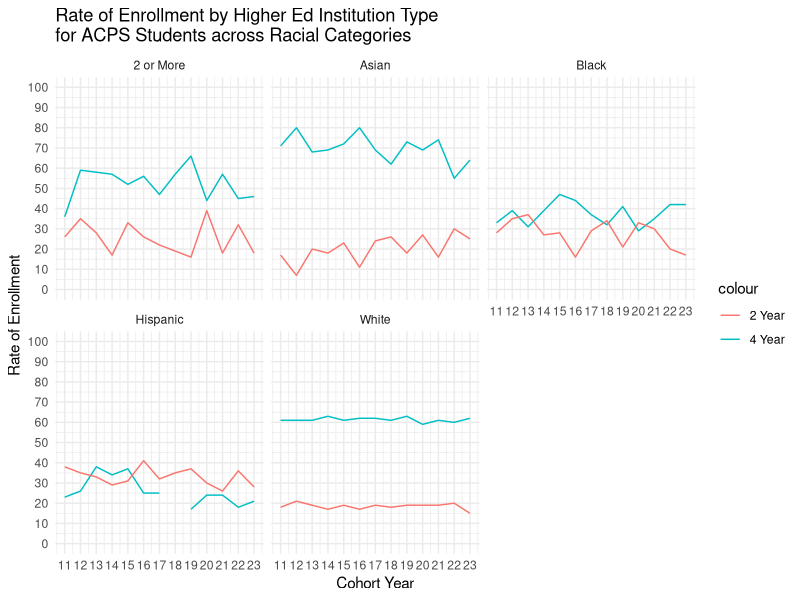
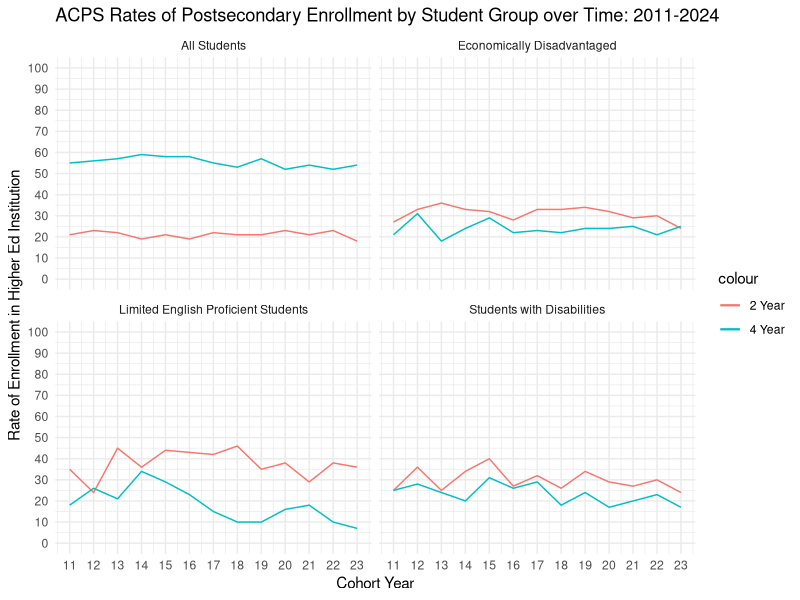

Recreate these plots in R, in order.
## ---- chunk 1
knitr::opts_chunk$set(echo = TRUE)
##############################################################
# Call Libraries
##############################################################

library(readxl)
library(dplyr)
library(tidyverse)
library(ggplot2)

ihe_allyears <- read_csv("../data/ACPS_higher_ed_enrollment_data_2008-24.csv")
## ---- chunk 2

ggplot() +
  geom_line(data=ihe_allyears %>% dplyr::filter(data_level=="Race",
                                                student_group!="American Indian",
                                                student_group!="Native Hawaiian"),
            aes(x=short_year,y=four_ihe_pct,color="4 Year")) +
  geom_line(data=ihe_allyears %>% dplyr::filter(data_level=="Race",
                                                student_group!="American Indian",
                                                student_group!="Native Hawaiian"),
          aes(x=short_year,y=two_ihe_pct,color="2 Year")) +
  facet_wrap(~student_group)+
  theme_minimal()+
  scale_x_continuous(limits=c(11,23),breaks=seq(11,23,1))+
  scale_y_continuous(limits=c(0,100),breaks=seq(0,100,10),minor_breaks=seq(0,100,5))+
  labs(x="Cohort Year", y="Rate of Enrollment",
       title="Rate of Enrollment by Higher Ed Institution Type\nfor ACPS Students across Racial Categories")

## ---- chunk 3

ggplot() +
  geom_line(data=ihe_allyears %>% dplyr::filter(data_level=="Disability"),
            aes(x=short_year,y=two_ihe_pct,color="2 Year")) +
  geom_line(data=ihe_allyears %>% dplyr::filter(data_level=="Disability"),
            aes(x=short_year,y=four_ihe_pct,color="4 Year")) +
  geom_line(data=ihe_allyears %>% dplyr::filter(data_level=="English Learners"),
            aes(x=short_year,y=two_ihe_pct,color="2 Year")) +
  geom_line(data=ihe_allyears %>% dplyr::filter(data_level=="English Learners"),
            aes(x=short_year,y=four_ihe_pct,color="4 Year")) +
  geom_line(data=ihe_allyears %>% dplyr::filter(data_level=="Economic Status"),
            aes(x=short_year,y=two_ihe_pct,color="2 Year")) +
  geom_line(data=ihe_allyears %>% dplyr::filter(data_level=="Economic Status"),
            aes(x=short_year,y=four_ihe_pct,color="4 Year")) +
  geom_line(data=ihe_allyears %>% dplyr::filter(data_level=="All"),
            aes(x=short_year,y=two_ihe_pct,color="2 Year")) +
  geom_line(data=ihe_allyears %>% dplyr::filter(data_level=="All"),
            aes(x=short_year,y=four_ihe_pct,color="4 Year"))+
  facet_wrap(~student_group)+
  theme_minimal()+
  scale_x_continuous(limits=c(11,23),breaks=seq(11,23,1))+
  scale_y_continuous(limits=c(0,100),breaks=seq(0,100,10),minor_breaks=seq(0,100,5))+
  labs(x="Cohort Year", y="Rate of Enrollment in Higher Ed Institution", 
       title="ACPS Rates of Postsecondary Enrollment by Student Group over Time: 2011-2024")
